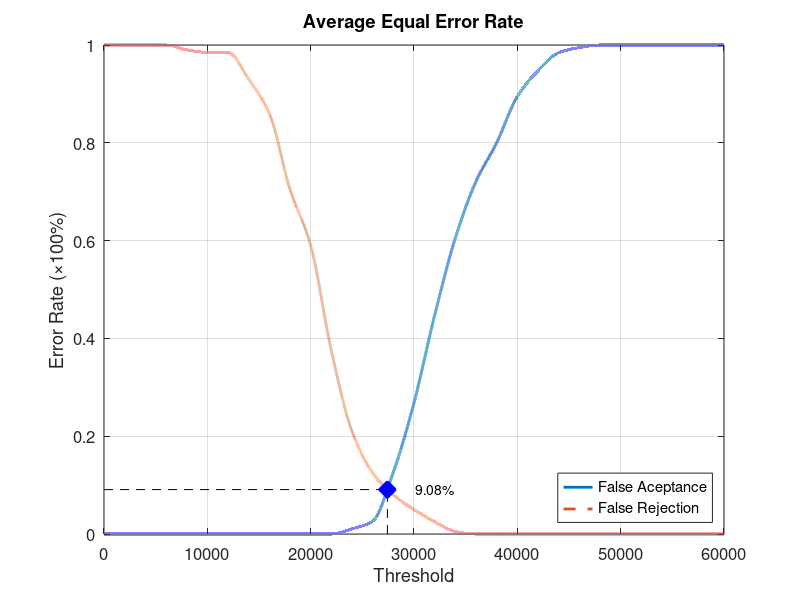
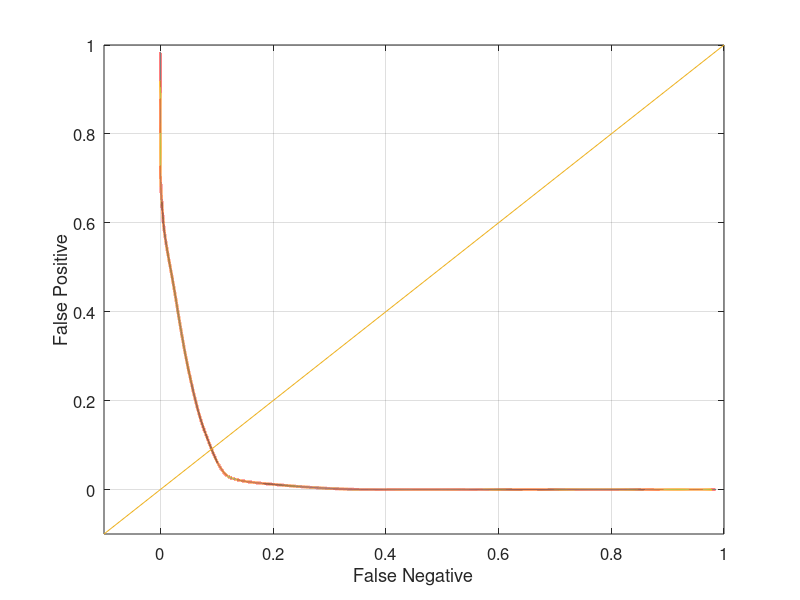

The MATLAB script that drew these images, in order:
function yEER = Database2_3
close all;
clear;
clc;
x = 0:2000:60000;
xq = 0:0.5:60000;

y0 = [0 0 0 0 0 0 0 0 0 0 0 0 0.0105263 0.0263158 0.126316 0.268421 0.447368 0.605263 0.721053 0.8 0.894737 0.947368 0.984211 0.994737 1 1 1 1 1 1 1];
yy0 = interp1(x, y0, xq, 'pchip');
y1 = [1 1 1 1 0.99 0.985 0.985 0.93 0.86 0.705 0.59 0.375 0.21 0.125 0.08 0.05 0.025 0.005 0 0 0 0 0 0 0 0 0 0 0 0 0];
yy1 = interp1(x, y1, xq, 'pchip');

% Calculating EER: 
y2 = abs(y0 - y1);
find(y2 == min(y2))
yy2 = abs(yy0 - yy1);
xEER = find(yy2 == min(yy2));
xEERIndex = xq(xEER) % X-axis EER
yEER = yy0(xEER) % Y-axis EER

main = figure
plot(xq, yy0,'-','LineWidth', 2);	hold on
plot(xq, yy1,'--','LineWidth', 2);	hold on
plot([xEERIndex xEERIndex], [0 yEER], 'k--');	hold on
plot([0 xEERIndex], [yEER yEER], 'k--');	hold on
plot(xEERIndex, yEER, 'bx', 'LineWidth', 10);	hold on
text(xEERIndex + 10 * xEERIndex / 100, yEER, [num2str(round((10000 * yEER)) / 100) '%'])
legend('False Aceptance', 'False Rejection', 'Location', 'SouthEast')
xlabel('Threshold')
ylabel('Error Rate (\times100%)')
title('Average Equal Error Rate')
set(gca, 'FontSize', 12)
axis([0 60000 0 1])
grid on

print(main, 'Database2_3Main', '-dpng');
FNRxFPR = figure('Color', [1 1 1]);
plot(yy1, yy0, '-', yy1, yy0, 'LineWidth', 2);
hold on
y = -0.1:0.1:1
plot(y, y); 
set(gca, 'FontSize', 12)
xlabel('False Negative')
ylabel('False Positive')
axis([-0.1 1 -0.1 1])
set(gca, 'FontSize', 12)
grid on

print(FNRxFPR, 'Database2_3FNRxFPR','-dpng');
end
